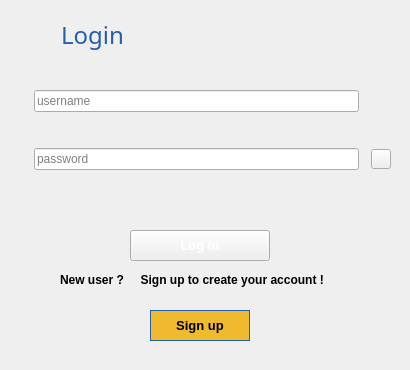
                      <widget class="QWidget" name="loginPage">
                       <widget class="QWidget" name="widget_4" native="true">
                        <property name="geometry">
                         <rect>
                          <x>10</x>
                          <y>10</y>
                          <width>391</width>
                          <height>351</height>
                         </rect>
                        </property>
                        <property name="minimumSize">
                         <size>
                          <width>0</width>
                          <height>0</height>
                         </size>
                        </property>
                        <widget class="QLabel" name="loginLabel">
                         <property name="geometry">
                          <rect>
                           <x>30</x>
                           <y>0</y>
                           <width>111</width>
                           <height>50</height>
                          </rect>
                         </property>
                         <property name="minimumSize">
                          <size>
                           <width>0</width>
                           <height>0</height>
                          </size>
                         </property>
                         <property name="maximumSize">
                          <size>
                           <width>16777215</width>
                           <height>50</height>
                          </size>
                         </property>
                         <property name="font">
                          <font>
                           <family>Arial Rounded MT Bold</family>
                           <pointsize>18</pointsize>
                           <weight>50</weight>
                           <italic>false</italic>
                           <bold>false</bold>
                           <strikeout>false</strikeout>
                          </font>
                         </property>
                         <property name="styleSheet">
                          <string notr="true">color: #265fa9;
padding-left: 15px;</string>
                         </property>
                         <property name="text">
                          <string>Login</string>
                         </property>
                         <property name="margin">
                          <number>0</number>
                         </property>
                        </widget>
                        <widget class="QPushButton" name="loginBtn">
                         <property name="geometry">
                          <rect>
                           <x>120</x>
                           <y>220</y>
                           <width>140</width>
                           <height>31</height>
                          </rect>
                         </property>
                         <property name="minimumSize">
                          <size>
                           <width>140</width>
                           <height>0</height>
                          </size>
                         </property>
                         <property name="maximumSize">
                          <size>
                           <width>140</width>
                           <height>16777215</height>
                          </size>
                         </property>
                         <property name="font">
                          <font>
                           <pointsize>10</pointsize>
                           <weight>75</weight>
                           <bold>true</bold>
                          </font>
                         </property>
                         <property name="cursor">
                          <cursorShape>PointingHandCursor</cursorShape>
                         </property>
                         <property name="styleSheet">
                          <string notr="true">color:#FFFFFF;
</string>
                         </property>
                         <property name="text">
                          <string>Log in</string>
                         </property>
                        </widget>
                        <widget class="QPushButton" name="goToSigninBtn">
                         <property name="geometry">
                          <rect>
                           <x>140</x>
                           <y>300</y>
                           <width>100</width>
                           <height>31</height>
                          </rect>
                         </property>
                         <property name="minimumSize">
                          <size>
                           <width>100</width>
                           <height>0</height>
                          </size>
                         </property>
                         <property name="font">
                          <font>
                           <pointsize>10</pointsize>
                           <weight>75</weight>
                           <bold>true</bold>
                          </font>
                         </property>
                         <property name="cursor">
                          <cursorShape>PointingHandCursor</cursorShape>
                         </property>
                         <property name="styleSheet">
                          <string notr="true">*{
background-color: #EFBA2E;
border: 1px solid #265fa9;
}</string>
                         </property>
                         <property name="text">
                          <string>Sign up</string>
                         </property>
                        </widget>
                        <widget class="QLabel" name="label_14">
                         <property name="geometry">
                          <rect>
                           <x>50</x>
                           <y>260</y>
                           <width>291</width>
                           <height>20</height>
                          </rect>
                         </property>
                         <property name="font">
                          <font>
                           <pointsize>9</pointsize>
                           <weight>75</weight>
                           <bold>true</bold>
                          </font>
                         </property>
                         <property name="text">
                          <string>New user ?     Sign up to create your account !</string>
                         </property>
                         <property name="buddy">
                          <cstring>goToSigninBtn</cstring>
                         </property>
                        </widget>
                        <widget class="QWidget" name="gridLayoutWidget">
                         <property name="geometry">
                          <rect>
                           <x>0</x>
                           <y>50</y>
                           <width>381</width>
                           <height>141</height>
                          </rect>
                         </property>
                         <layout class="QGridLayout" name="gridLayout">
                          <property name="horizontalSpacing">
                           <number>12</number>
                          </property>
                          <item row="2" column="0">
                           <widget class="QLabel" name="passIcon">
                            <property name="minimumSize">
                             <size>
                              <width>12</width>
                              <height>12</height>
                             </size>
                            </property>
                            <property name="maximumSize">
                             <size>
                              <width>12</width>
                              <height>12</height>
                             </size>
                            </property>
                            <property name="text">
                             <string />
                            </property>
                            <property name="pixmap">
                             <pixmap>../../Eurogate/Qss/icons/Icons/font_awesome/solid/lock.png</pixmap>
                            </property>
                            <property name="scaledContents">
                             <bool>true</bool>
                            </property>
                           </widget>
                          </item>
                          <item row="2" column="3">
                           <widget class="QPushButton" name="eyeBtn">
                            <property name="minimumSize">
                             <size>
                              <width>20</width>
                              <height>20</height>
                             </size>
                            </property>
                            <property name="maximumSize">
                             <size>
                              <width>20</width>
                              <height>20</height>
                             </size>
                            </property>
                            <property name="text">
                             <string />
                            </property>
                            <property name="icon">
                             <iconset resource="../Qss/icons/_icons.qrc">
                              <normaloff>:/feather/icons/feather/eye.png</normaloff>:/feather/icons/feather/eye.png</iconset>
                            </property>
                           </widget>
                          </item>
                          <item row="2" column="1">
                           <widget class="QLineEdit" name="password">
                            <property name="echoMode">
                             <enum>QLineEdit::Password</enum>
                            </property>
                            <property name="placeholderText">
                             <string>password</string>
                            </property>
                           </widget>
                          </item>
                          <item row="0" column="0">
                           <widget class="QLabel" name="label_13">
                            <property name="minimumSize">
                             <size>
                              <width>12</width>
                              <height>12</height>
                             </size>
                            </property>
                            <property name="maximumSize">
                             <size>
                              <width>12</width>
                              <height>12</height>
                             </size>
                            </property>
                            <property name="text">
                             <string />
                            </property>
                            <property name="pixmap">
                             <pixmap resource="../Qss/icons/_icons.qrc">:/font_awesome_solid/icons/font_awesome/solid/circle-user.png</pixmap>
                            </property>
                            <property name="scaledContents">
                             <bool>true</bool>
                            </property>
                           </widget>
                          </item>
                          <item row="0" column="1">
                           <widget class="QLineEdit" name="username">
                            <property name="placeholderText">
                             <string>username</string>
                            </property>
                           </widget>
                          </item>
                         </layout>
                        </widget>
                        <widget class="QLabel" name="errorMessage">
                         <property name="geometry">
                          <rect>
                           <x>30</x>
                           <y>190</y>
                           <width>291</width>
                           <height>21</height>
                          </rect>
                         </property>
                         <property name="font">
                          <font>
                           <family>Segoe UI Variable Display</family>
                           <pointsize>9</pointsize>
                          </font>
                         </property>
                         <property name="styleSheet">
                          <string notr="true">color: #ff0000;</string>
                         </property>
                         <property name="text">
                          <string />
                         </property>
                        </widget>
                       </widget>
                      </widget>
